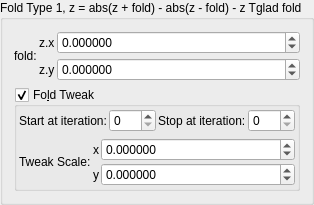
      <widget class="QGroupBox" name="groupBox_6">
       <property name="title">
        <string>Fold Type 1, z = abs(z + fold) - abs(z - fold) - z Tglad fold</string>
       </property>
       <layout class="QVBoxLayout" name="verticalLayout_11">
        <item>
         <layout class="QGridLayout" name="gridLayout_66" columnstretch="0,0,0,0,1">
          <property name="spacing">
           <number>2</number>
          </property>
          <item row="2" column="4">
           <widget class="MyDoubleSpinBox" name="spinbox3_transf_addition_constant_111_y">
            <property name="sizePolicy">
             <sizepolicy hsizetype="Minimum" vsizetype="Maximum">
              <horstretch>0</horstretch>
              <verstretch>0</verstretch>
             </sizepolicy>
            </property>
            <property name="prefix">
             <string/>
            </property>
            <property name="decimals">
             <number>6</number>
            </property>
            <property name="minimum">
             <double>-99.989999999999995</double>
            </property>
            <property name="singleStep">
             <double>0.100000000000000</double>
            </property>
           </widget>
          </item>
          <item row="0" column="3">
           <widget class="QLabel" name="label_110">
            <property name="text">
             <string notr="true">z.x</string>
            </property>
           </widget>
          </item>
          <item row="2" column="3">
           <widget class="QLabel" name="label_135">
            <property name="text">
             <string notr="true">z.y</string>
            </property>
           </widget>
          </item>
          <item row="0" column="4">
           <widget class="MyDoubleSpinBox" name="spinbox3_transf_addition_constant_111_x">
            <property name="sizePolicy">
             <sizepolicy hsizetype="Minimum" vsizetype="Maximum">
              <horstretch>0</horstretch>
              <verstretch>0</verstretch>
             </sizepolicy>
            </property>
            <property name="prefix">
             <string/>
            </property>
            <property name="decimals">
             <number>6</number>
            </property>
            <property name="minimum">
             <double>-99.989999999999995</double>
            </property>
            <property name="singleStep">
             <double>0.100000000000000</double>
            </property>
           </widget>
          </item>
          <item row="0" column="1" rowspan="3">
           <widget class="QLabel" name="label_258">
            <property name="text">
             <string>fold:</string>
            </property>
           </widget>
          </item>
         </layout>
        </item>
        <item>
         <widget class="MyGroupBox" name="groupCheck_transf_function_enabledCz_false">
          <property name="font">
           <font>
            <weight>50</weight>
            <bold>false</bold>
           </font>
          </property>
          <property name="title">
           <string>Fo&amp;ld Tweak</string>
          </property>
          <property name="checkable">
           <bool>true</bool>
          </property>
          <layout class="QVBoxLayout" name="verticalLayout_5">
           <property name="leftMargin">
            <number>2</number>
           </property>
           <property name="topMargin">
            <number>2</number>
           </property>
           <property name="rightMargin">
            <number>2</number>
           </property>
           <property name="bottomMargin">
            <number>2</number>
           </property>
           <item>
            <layout class="QGridLayout" name="gridLayout_73" columnstretch="0,1,0,1">
             <property name="spacing">
              <number>2</number>
             </property>
             <item row="0" column="0">
              <widget class="QLabel" name="label_272">
               <property name="text">
                <string>Start at iteration:</string>
               </property>
              </widget>
             </item>
             <item row="0" column="2">
              <widget class="QLabel" name="label_271">
               <property name="text">
                <string>Stop at iteration:</string>
               </property>
              </widget>
             </item>
             <item row="0" column="3">
              <widget class="MySpinBox" name="spinboxInt_transf_stop_iterationsT_1">
               <property name="sizePolicy">
                <sizepolicy hsizetype="Minimum" vsizetype="Maximum">
                 <horstretch>0</horstretch>
                 <verstretch>0</verstretch>
                </sizepolicy>
               </property>
               <property name="maximum">
                <number>999</number>
               </property>
              </widget>
             </item>
             <item row="0" column="1">
              <widget class="MySpinBox" name="spinboxInt_transf_start_iterations_T">
               <property name="sizePolicy">
                <sizepolicy hsizetype="Minimum" vsizetype="Maximum">
                 <horstretch>0</horstretch>
                 <verstretch>0</verstretch>
                </sizepolicy>
               </property>
               <property name="maximum">
                <number>999</number>
               </property>
              </widget>
             </item>
            </layout>
           </item>
           <item>
            <layout class="QGridLayout" name="gridLayout_6" columnstretch="0,0,1">
             <property name="spacing">
              <number>2</number>
             </property>
             <item row="0" column="1">
              <widget class="QLabel" name="label_32">
               <property name="text">
                <string notr="true">x</string>
               </property>
              </widget>
             </item>
             <item row="1" column="1">
              <widget class="QLabel" name="label_33">
               <property name="text">
                <string notr="true">y</string>
               </property>
              </widget>
             </item>
             <item row="0" column="2">
              <widget class="MyDoubleSpinBox" name="spinbox3_transf_scale3D_000_x">
               <property name="enabled">
                <bool>true</bool>
               </property>
               <property name="sizePolicy">
                <sizepolicy hsizetype="Minimum" vsizetype="Maximum">
                 <horstretch>0</horstretch>
                 <verstretch>0</verstretch>
                </sizepolicy>
               </property>
               <property name="decimals">
                <number>6</number>
               </property>
               <property name="minimum">
                <double>-99.989999999999995</double>
               </property>
               <property name="maximum">
                <double>99.989999999999995</double>
               </property>
               <property name="singleStep">
                <double>0.100000000000000</double>
               </property>
              </widget>
             </item>
             <item row="1" column="2">
              <widget class="MyDoubleSpinBox" name="spinbox3_transf_scale3D_000_y">
               <property name="enabled">
                <bool>true</bool>
               </property>
               <property name="sizePolicy">
                <sizepolicy hsizetype="Minimum" vsizetype="Maximum">
                 <horstretch>0</horstretch>
                 <verstretch>0</verstretch>
                </sizepolicy>
               </property>
               <property name="decimals">
                <number>6</number>
               </property>
               <property name="minimum">
                <double>-99.989999999999995</double>
               </property>
               <property name="maximum">
                <double>99.989999999999995</double>
               </property>
               <property name="singleStep">
                <double>0.100000000000000</double>
               </property>
              </widget>
             </item>
             <item row="0" column="0" rowspan="2">
              <widget class="QLabel" name="label_38">
               <property name="text">
                <string>Tweak Scale:</string>
               </property>
              </widget>
             </item>
            </layout>
           </item>
          </layout>
         </widget>
        </item>
       </layout>
      </widget>
